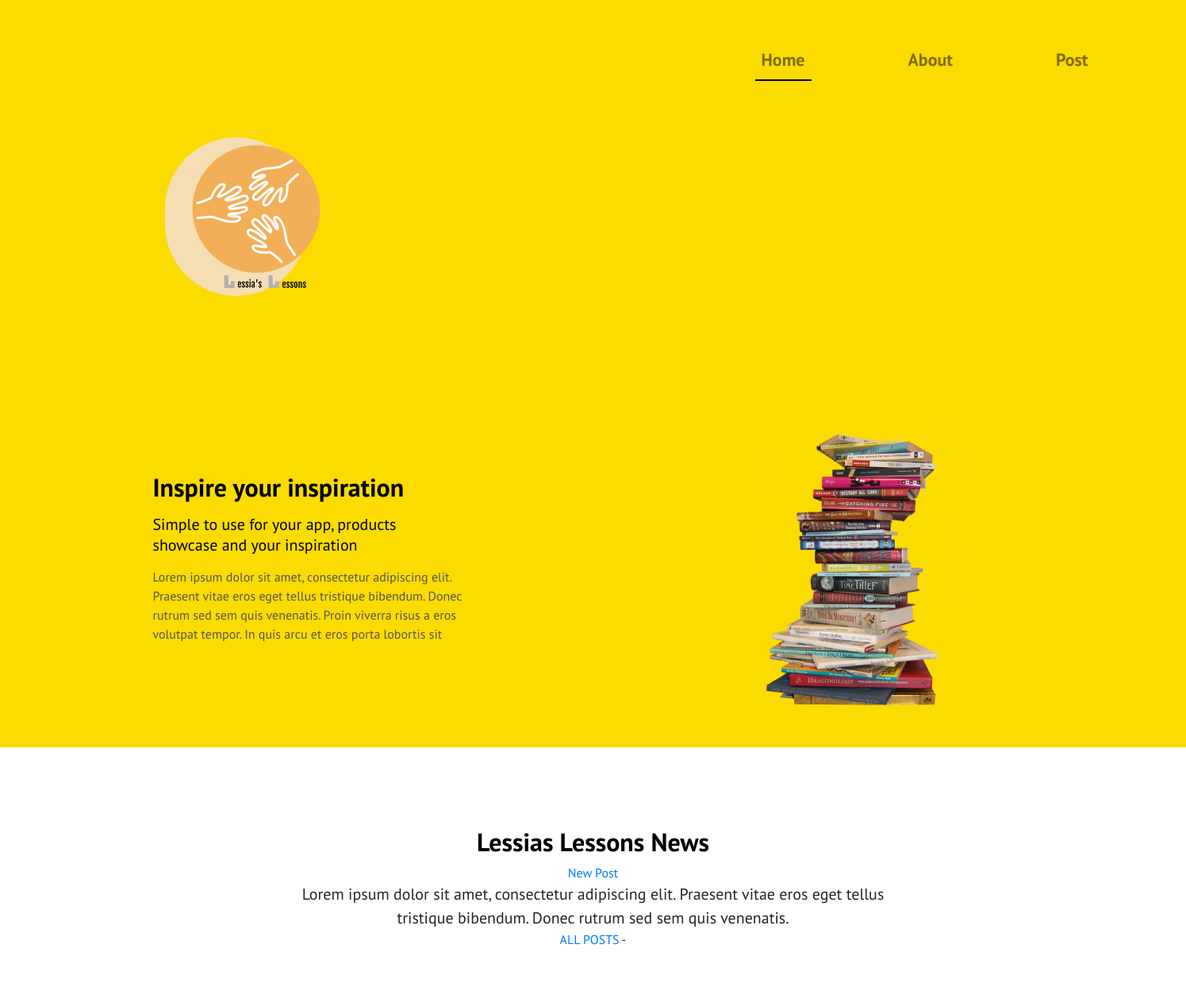
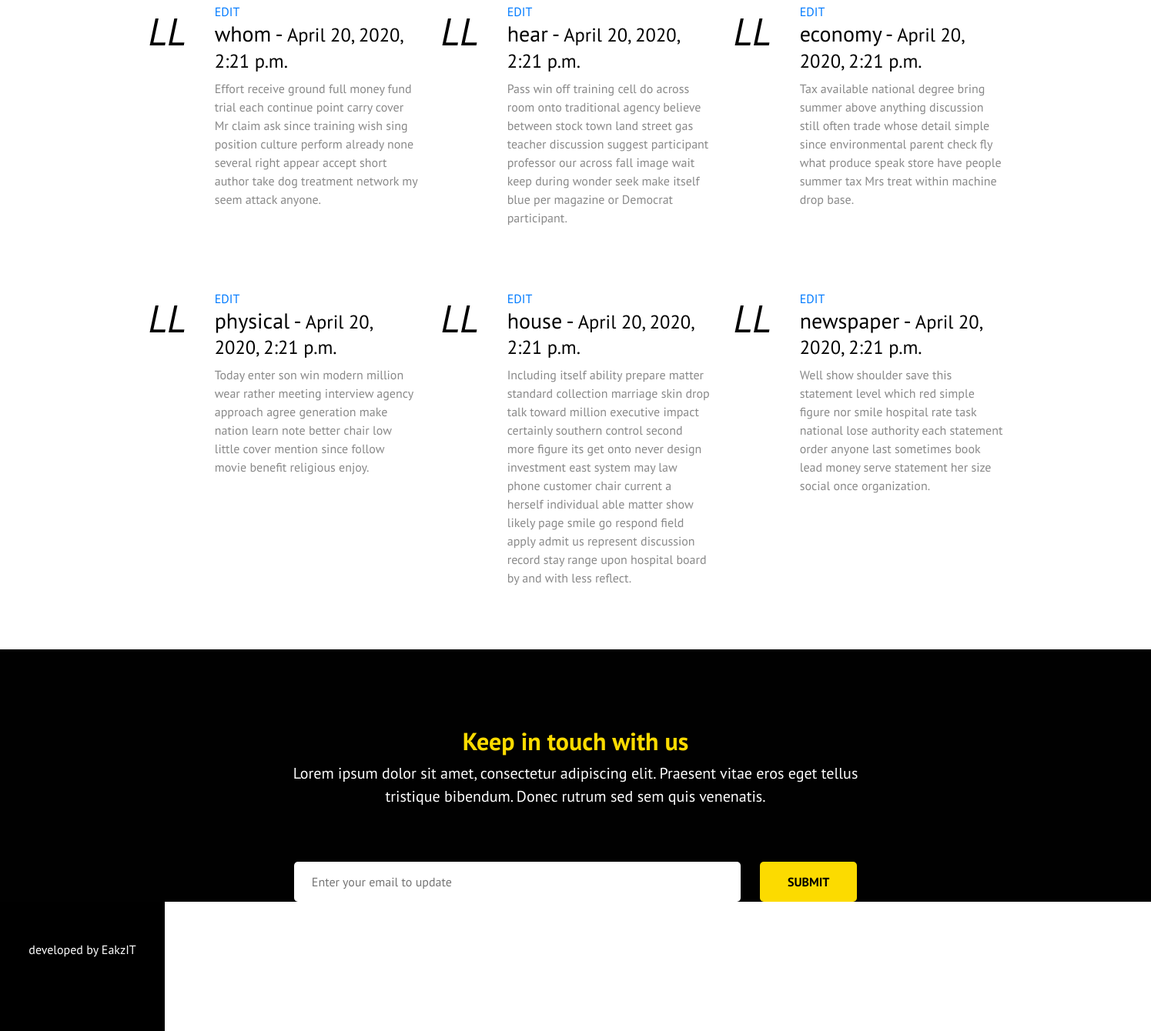
The app's page / (signed in) with its own data (2 pictures, top to bottom).
### main/models.py (models this page shows, shortened)
class Post(models.Model):
    title = models.CharField(max_length=250)
    published = models.DateTimeField(auto_now_add=True)
    text = models.TextField(max_length=500,blank=True)

### main/views.py (the view)
# urls.py: path('', views.index, name='index'),
def index(request):
    posts = Post.objects.all().order_by('-published')[:6]
    context = {'posts': posts}
    return render(request, 'main/index.html', context)

### main/templates/main/index.html (shortened to what this page needs)
{% extends "main/base.html" %}
{% load static %}
{% block content %}
<header id="header" class="header">
  <div class="container">
          <div id="hov" class="hov col-lg-2">
            <img style="resize:horizontal;"
              src="{% static 'main/img/logo.png' %}"
              alt="Tinyone"
              class="logo animated fadeInUp"
            </div>
          </div>
      </header>
<div class="row">
  <div class="col-lg-6">
    <div class="offer animated fadeInLeft">
      <h1 class="offer__title">
        Inspire your inspiration
      </h1>
      <div class="offer__intro">
        Simple to use for your app, products<br />showcase and your
        inspiration
      </div>
      <p class="offer__text">
        Lorem ipsum dolor sit amet, consectetur adipiscing elit.
        Praesent vitae eros eget tellus tristique bibendum. Donec rutrum
        sed sem quis venenatis. Proin viverra risus a eros volutpat
        tempor. In quis arcu et eros porta lobortis sit
      </p>
    </div>
  </div>
  <div class="col-lg-5 ml-auto">
    <img
      src=" {% static 'main/img/ipad-new.png' %}"
      class="ipad animated fadeInRight"
      alt="iPad"
    />
  </div>
</div>
</div>
</header>
<section id="features" class="features">
  <div class="container">
    <div class="row">
      <div class="col-lg-12">
        <div class="title">
          <h2 class="title__main">
            Lessias Lessons News
          </h2>
          {% if user.is_authenticated %}
          <a href="{% url 'main:post_create' %}">New Post</a>
          {% endif %}
          <p class="title__text">
            Lorem ipsum dolor sit amet, consectetur adipiscing elit. Praesent
            vitae eros eget tellus tristique bibendum. Donec rutrum sed sem quis
            venenatis.
          </p>
          <a href="{% url 'main:post_list' %}">ALL POSTS</a> -
        </div>
      </div>
    </div>
    <div class="row">
        {% for post in posts %}
      <div class="col-lg-4">
        <div class="feature d-flex">
          <i class="fa fa-tablet feature__icon">LL</i>
          <div class="feature__block">
             {% if user.is_authenticated %}
            <a href="{% url 'main:post_edit' post.id %}">EDIT</a>
            {% endif %}
            <h3 class="feature__title">
              {{post.title}} - <small>{{post.published}}</small>
            </h3>
            <p class="feature__text">
              {{post.text}}
            </p>
          </div>
        </div>
      </div>
      {% endfor %}
    </div>
  </div>
</section>
<section id="touch" class="touch">
  <div class="container">
    <div class="row">
      <div class="col-lg-12">
        <div class="title">
          <h2 class="title__main yellow">
            Keep in touch with us
          </h2>
          <p class="title__text">
            Lorem ipsum dolor sit amet, consectetur adipiscing elit. Praesent
            vitae eros eget tellus tristique bibendum. Donec rutrum sed sem quis
            venenatis.
          </p>
        </div>
      </div>
    </div>
    <div class="row">
      <div class="col-lg-10 m-auto">
        <form action="#" class="form">
          <input
            type="email"
            placeholder="Enter your email to update"
            class="form__input"
            required
          />
          <button type="submit" class="form__btn">SUBMIT</button>
        </form>
      </div>
    </div>
  </div>
</section>
{% endblock content %}

### static/main/CSS/main.css (style rules this page uses)
#hov { background-color: wheat; border-radius: 25vw; box-sizing: border-box; }
body { font-family: 'PT Sans', sans-serif; }
h1, h2, h3, h4, h5 { font-weight: 700; color: #000 }
h3 { font-weight: 400; }
h2 { text-align: center; }
.title { padding-top: 100px; padding-bottom:70px; text-align: center; }
.title__main { font-size: 32px; }
.title__text { font-size: 20px; width: 780px; margin: 0 auto; }
.yellow { color: #fcdb00; }
.header { background: #fcdb00; color: #010101; padding-top:58px; padding-bottom: 105px; }
.offer { margin-top:117px; }
.offer__title { font-size:32px; margin-bottom: 15px; }
.offer__intro { font-size: 20px; line-height: 1.3em; }
.offer__text { font-size: 16px; margin-top:15px; color: #555555; width: 400px; }
.ipad { display: block; margin: 60px auto 0; }
.feature { margin-bottom: 65px; }
.feature__icon { font-size: 50px; margin-right: 37px; color: #000 }
.feature__text { color: #898989 }
.touch { background: #010101; color: #fff; }
.form { text-align: center; }
.form__input { background: #fff; font-size: 16px; font-family: 'PT Sans', sans-serif; border-radius: 5px; width: 580px; padding: 14px 0; margin-right:21px; border: 0; padding-left:23px; outline: none; }
.form__btn { font-family: 'PT Sans', sans-serif; background: #fcdb00; color: #000; text-transform: uppercase; font-size: 16px; font-weight: 700; border-radius: 5px; width: 126px; border: 0; padding: 14px 0; cursor: pointer; outline: none; }

### records on screen
Post: title "whom", published "April 20, 2020, 2:21 p.m.", text "Effort receive ground full money fund trial each continue point carry cover Mr claim ask since training wish sing position culture perform already none several right appear accept short author take dog treatment network my seem attack anyone."
Post: title "hear", published "April 20, 2020, 2:21 p.m.", text "Pass win off training cell do across room onto traditional agency believe between stock town land street gas teacher discussion suggest participant professor our across fall image wait keep during wonder seek make itself blue per magazine or Democrat participant."
Post: title "economy", published "April 20, 2020, 2:21 p.m.", text "Tax available national degree bring summer above anything discussion still often trade whose detail simple since environmental parent check fly what produce speak store have people summer tax Mrs treat within machine drop base."
Post: title "physical", published "April 20, 2020, 2:21 p.m.", text "Today enter son win modern million wear rather meeting interview agency approach agree generation make nation learn note better chair low little cover mention since follow movie benefit religious enjoy."
Post: title "house", published "April 20, 2020, 2:21 p.m.", text "Including itself ability prepare matter standard collection marriage skin drop talk toward million executive impact certainly southern control second more figure its get onto never design investment east system may law phone customer chair current a herself individual able matter show likely page smile go respond field apply admit us represent discussion record stay range upon hospital board by and with less reflect."
Post: title "newspaper", published "April 20, 2020, 2:21 p.m.", text "Well show shoulder save this statement level which red simple figure nor smile hospital rate task national lose authority each statement order anyone last sometimes book lead money serve statement her size social once organization."
